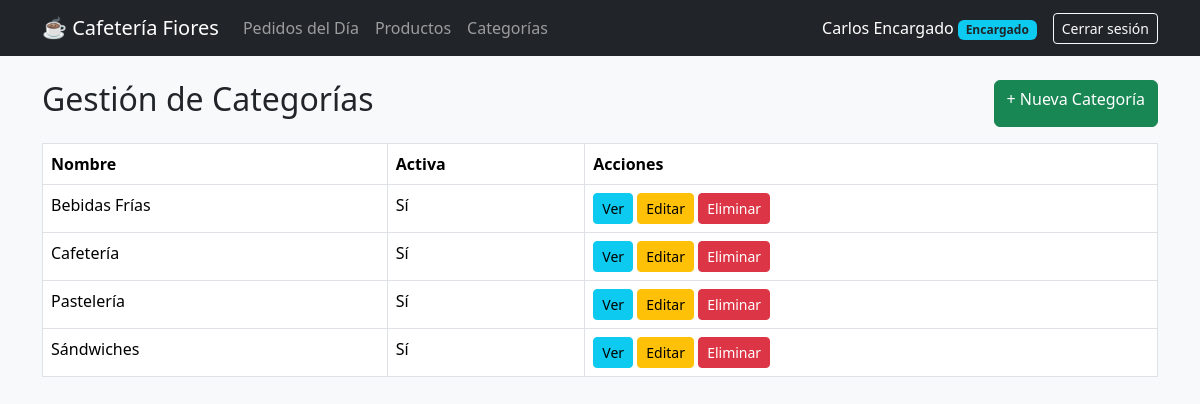
The app's page /gestion/categorias/ (signed in) with its own data.
### pedidos/models.py (models this page shows, shortened)
class Categoria(models.Model):
    nombre = models.CharField(max_length=50, unique=True)
    descripcion = models.TextField(blank=True)
    activa = models.BooleanField(default=True)
    class Meta:
        verbose_name = "Categoría"
        verbose_name_plural = "Categorías"
        ordering = ['nombre']

### pedidos/views.py (the view)
    @login_required
    def _wrapped_view(request, *args, **kwargs):
        if not request.user.is_staff:
            return HttpResponseForbidden("Acceso denegado: esta sección es exclusiva para encargados.")
        return view_func(request, *args, **kwargs)

### pedidos/context_processors.py (called while the page is built)
def carrito_contador(request):
    carrito = request.session.get('carrito', {})
    total_unidades = sum(item['cantidad'] for item in carrito.values())
    return {'carrito_unidades': total_unidades}

### pedidos/views.py (called while the page is built)
def encargado_requerido(view_func):
    @login_required
    def _wrapped_view(request, *args, **kwargs):
        if not request.user.is_staff:
            return HttpResponseForbidden("Acceso denegado: esta sección es exclusiva para encargados.")
        return view_func(request, *args, **kwargs)
    return _wrapped_view

@encargado_requerido
def categoria_lista(request):
    categorias = Categoria.objects.all()
    return render(request, 'pedidos/categoria_lista.html', {'categorias': categorias})

### pedidos/templates/pedidos/categoria_lista.html
{% extends 'pedidos/base.html' %}
{% block content %}
<div class="d-flex justify-content-between mb-3">
    <h2>Gestión de Categorías</h2>
    <a href="{% url 'categoria_crear' %}" class="btn btn-success">+ Nueva Categoría</a>
</div>
<table class="table table-bordered bg-white">
    <thead><tr><th>Nombre</th><th>Activa</th><th>Acciones</th></tr></thead>
    <tbody>
    {% for c in categorias %}
        <tr>
            <td>{{ c.nombre }}</td>
            <td>{{ c.activa|yesno:"Sí,No" }}</td>
            <td>
                <a href="{% url 'categoria_detalle' c.id %}" class="btn btn-sm btn-info">Ver</a>
                <a href="{% url 'categoria_editar' c.id %}" class="btn btn-sm btn-warning">Editar</a>
                <a href="{% url 'categoria_eliminar' c.id %}" class="btn btn-sm btn-danger">Eliminar</a>
            </td>
        </tr>
    {% endfor %}
    </tbody>
</table>
{% endblock %}

### pedidos/templates/pedidos/base.html (shortened to what this page needs)
<!DOCTYPE html>
<html lang="es">
<head>
    <link href="https://cdn.jsdelivr.net/npm/bootstrap@5.3.2/dist/css/bootstrap.min.css" rel="stylesheet">
</head>
<body class="bg-light">
<nav class="navbar navbar-expand-lg navbar-dark bg-dark mb-4">
    <div class="container">
        <a class="navbar-brand" href="{% url 'redireccion_rol' %}">☕ Cafetería Fiores</a>
        {% if user.is_authenticated %}
        <div class="collapse navbar-collapse">
            <ul class="navbar-nav me-auto">
                {% if user.is_staff %}
                    <li class="nav-item"><a class="nav-link" href="{% url 'encargado_pedidos' %}">Pedidos del Día</a></li>
                    <li class="nav-item"><a class="nav-link" href="{% url 'producto_lista' %}">Productos</a></li>
                    <li class="nav-item"><a class="nav-link" href="{% url 'categoria_lista' %}">Categorías</a></li>
                {% else %}
                    <li class="nav-item"><a class="nav-link" href="{% url 'catalogo' %}">Catálogo</a></li>
                    <li class="nav-item"><a class="nav-link" href="{% url 'ver_carrito' %}">Carrito ({{ carrito_unidades }})</a></li>
                    <li class="nav-item"><a class="nav-link" href="{% url 'mis_pedidos' %}">Mis Pedidos</a></li>
                {% endif %}
            </ul>
            <span class="navbar-text text-white me-3">
                {{ user.first_name|default:user.username }}
                <span class="badge bg-info text-dark">{% if user.is_staff %}Encargado{% else %}Cliente{% endif %}</span>
            </span>
            <form method="post" action="{% url 'logout' %}">
                <button class="btn btn-outline-light btn-sm" type="submit">Cerrar sesión</button>
            </form>
        </div>
        {% endif %}
    </div>
</nav>
<div class="container">
    {% block content %}{% endblock %}
</div>
</body>
</html>

### records on screen
Categoria: nombre "Bebidas Frías", activa "Sí"
Categoria: nombre "Cafetería", activa "Sí"
Categoria: nombre "Pastelería", activa "Sí"
Categoria: nombre "Sándwiches", activa "Sí"

### other values on screen
{{ user.first_name|default:user.username }} "Carlos Encargado"
